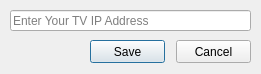
<?xml version="1.0" encoding="UTF-8"?>
<ui version="4.0">
    <class>Dialog</class>
    <widget class="QDialog" name="Dialog">
        <property name="windowModality">
            <enum>Qt::WindowModal</enum>
        </property>
        <property name="geometry">
            <rect>
                <x>0</x>
                <y>0</y>
                <width>261</width>
                <height>74</height>
            </rect>
        </property>
        <property name="minimumSize">
            <size>
                <width>261</width>
                <height>74</height>
            </size>
        </property>
        <property name="maximumSize">
            <size>
                <width>261</width>
                <height>74</height>
            </size>
        </property>
        <property name="sizeIncrement">
            <size>
                <width>261</width>
                <height>74</height>
            </size>
        </property>
        <property name="baseSize">
            <size>
                <width>261</width>
                <height>74</height>
            </size>
        </property>
        <property name="windowTitle">
            <string>Settings</string>
        </property>
        <property name="windowIcon">
            <iconset>
                <normaloff>logo.png</normaloff>logo.png
            </iconset>
        </property>
        <property name="sizeGripEnabled">
            <bool>false</bool>
        </property>
        <property name="modal">
            <bool>true</bool>
        </property>
        <widget class="QPushButton" name="saveButton">
            <property name="geometry">
                <rect>
                    <x>90</x>
                    <y>40</y>
                    <width>75</width>
                    <height>23</height>
                </rect>
            </property>
            <property name="text">
                <string>Save</string>
            </property>
            <property name="shortcut">
                <string>Return</string>
            </property>
        </widget>
        <widget class="QPushButton" name="cancelButton">
            <property name="geometry">
                <rect>
                    <x>176</x>
                    <y>40</y>
                    <width>75</width>
                    <height>23</height>
                </rect>
            </property>
            <property name="text">
                <string>Cancel</string>
            </property>
            <property name="shortcut">
                <string>Esc</string>
            </property>
        </widget>
        <widget class="QLineEdit" name="txtIP">
            <property name="geometry">
                <rect>
                    <x>10</x>
                    <y>10</y>
                    <width>241</width>
                    <height>21</height>
                </rect>
            </property>
            <property name="inputMask">
                <string/>
            </property>
            <property name="placeholderText">
                <string>Enter Your TV IP Address</string>
            </property>
        </widget>
    </widget>
    <resources/>
    <connections/>
</ui>
